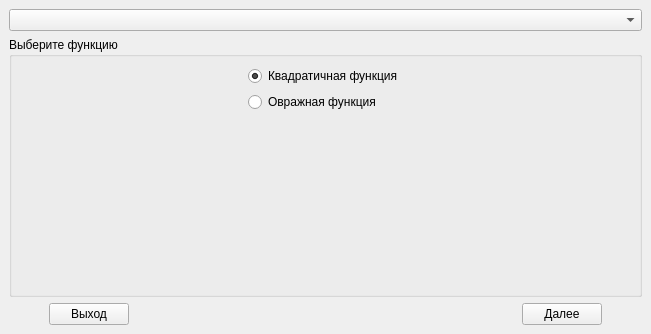
<?xml version="1.0" encoding="UTF-8"?>
<ui version="4.0">
 <class>Main</class>
 <widget class="QStackedWidget" name="Main">
  <property name="geometry">
   <rect>
    <x>0</x>
    <y>0</y>
    <width>651</width>
    <height>334</height>
   </rect>
  </property>
  <property name="windowTitle">
   <string>StackedWidget</string>
  </property>
  <property name="currentIndex">
   <number>0</number>
  </property>
  <widget class="QWidget" name="selectType">
   <layout class="QGridLayout" name="gridLayout_3">
    <item row="0" column="0">
     <layout class="QGridLayout" name="gridLayout_2">
      <item row="0" column="0">
       <widget class="QComboBox" name="choiceMethods"/>
      </item>
      <item row="2" column="0">
       <layout class="QHBoxLayout" name="horizontalLayout" stretch="0,0,1,0,0">
        <item>
         <spacer name="horizontalSpacer">
          <property name="orientation">
           <enum>Qt::Horizontal</enum>
          </property>
          <property name="sizeHint" stdset="0">
           <size>
            <width>40</width>
            <height>20</height>
           </size>
          </property>
         </spacer>
        </item>
        <item>
         <widget class="QPushButton" name="exit_button">
          <property name="text">
           <string>Выход</string>
          </property>
         </widget>
        </item>
        <item>
         <spacer name="horizontalSpacer_2">
          <property name="orientation">
           <enum>Qt::Horizontal</enum>
          </property>
          <property name="sizeHint" stdset="0">
           <size>
            <width>40</width>
            <height>20</height>
           </size>
          </property>
         </spacer>
        </item>
        <item>
         <widget class="QPushButton" name="next_button">
          <property name="text">
           <string>Далее</string>
          </property>
         </widget>
        </item>
        <item>
         <spacer name="horizontalSpacer_3">
          <property name="orientation">
           <enum>Qt::Horizontal</enum>
          </property>
          <property name="sizeHint" stdset="0">
           <size>
            <width>40</width>
            <height>20</height>
           </size>
          </property>
         </spacer>
        </item>
       </layout>
      </item>
      <item row="1" column="0">
       <widget class="QGroupBox" name="functions">
        <property name="title">
         <string>Выберите функцию</string>
        </property>
        <layout class="QGridLayout" name="gridLayout">
         <item row="0" column="0">
          <layout class="QVBoxLayout" name="verticalLayout_2">
           <item>
            <layout class="QHBoxLayout" name="horizontalLayout_2">
             <item>
              <spacer name="horizontalSpacer_4">
               <property name="orientation">
                <enum>Qt::Horizontal</enum>
               </property>
               <property name="sizeHint" stdset="0">
                <size>
                 <width>40</width>
                 <height>20</height>
                </size>
               </property>
              </spacer>
             </item>
             <item>
              <layout class="QVBoxLayout" name="verticalLayout">
               <item>
                <widget class="QRadioButton" name="quadFunction">
                 <property name="text">
                  <string>Квадратичная функция</string>
                 </property>
                 <property name="checked">
                  <bool>true</bool>
                 </property>
                </widget>
               </item>
               <item>
                <widget class="QRadioButton" name="ravinFunction">
                 <property name="text">
                  <string>Овражная функция</string>
                 </property>
                </widget>
               </item>
              </layout>
             </item>
             <item>
              <spacer name="horizontalSpacer_5">
               <property name="orientation">
                <enum>Qt::Horizontal</enum>
               </property>
               <property name="sizeHint" stdset="0">
                <size>
                 <width>40</width>
                 <height>20</height>
                </size>
               </property>
              </spacer>
             </item>
            </layout>
           </item>
           <item>
            <spacer name="verticalSpacer">
             <property name="orientation">
              <enum>Qt::Vertical</enum>
             </property>
             <property name="sizeHint" stdset="0">
              <size>
               <width>20</width>
               <height>40</height>
              </size>
             </property>
            </spacer>
           </item>
          </layout>
         </item>
        </layout>
       </widget>
      </item>
     </layout>
    </item>
   </layout>
  </widget>
  <widget class="QWidget" name="selectVar">
   <layout class="QGridLayout" name="gridLayout_6">
    <item row="0" column="0">
     <layout class="QGridLayout" name="gridLayout_4">
      <item row="0" column="0">
       <widget class="QComboBox" name="choiceMethods_2"/>
      </item>
      <item row="2" column="0">
       <layout class="QHBoxLayout" name="horizontalLayout_3" stretch="0,0,1,0,0">
        <item>
         <spacer name="horizontalSpacer_6">
          <property name="orientation">
           <enum>Qt::Horizontal</enum>
          </property>
          <property name="sizeHint" stdset="0">
           <size>
            <width>40</width>
            <height>20</height>
           </size>
          </property>
         </spacer>
        </item>
        <item>
         <widget class="QPushButton" name="exit_button_2">
          <property name="text">
           <string>Выход</string>
          </property>
         </widget>
        </item>
        <item>
         <spacer name="horizontalSpacer_7">
          <property name="orientation">
           <enum>Qt::Horizontal</enum>
          </property>
          <property name="sizeHint" stdset="0">
           <size>
            <width>40</width>
            <height>20</height>
           </size>
          </property>
         </spacer>
        </item>
        <item>
         <widget class="QPushButton" name="next_button_2">
          <property name="text">
           <string>Далее</string>
          </property>
         </widget>
        </item>
        <item>
         <spacer name="horizontalSpacer_8">
          <property name="orientation">
           <enum>Qt::Horizontal</enum>
          </property>
          <property name="sizeHint" stdset="0">
           <size>
            <width>40</width>
            <height>20</height>
           </size>
          </property>
         </spacer>
        </item>
       </layout>
      </item>
      <item row="1" column="0">
       <widget class="QGroupBox" name="functions_2">
        <property name="title">
         <string>Выберите функцию</string>
        </property>
        <layout class="QGridLayout" name="gridLayout_5">
         <item row="0" column="0">
          <layout class="QVBoxLayout" name="verticalLayout_3">
           <item>
            <layout class="QHBoxLayout" name="horizontalLayout_4">
             <item>
              <spacer name="horizontalSpacer_9">
               <property name="orientation">
                <enum>Qt::Horizontal</enum>
               </property>
               <property name="sizeHint" stdset="0">
                <size>
                 <width>40</width>
                 <height>20</height>
                </size>
               </property>
              </spacer>
             </item>
             <item>
              <layout class="QVBoxLayout" name="verticalLayout_4">
               <item>
                <widget class="QRadioButton" name="quadFunction_2">
                 <property name="text">
                  <string>Квадратичная функция</string>
                 </property>
                 <property name="checked">
                  <bool>true</bool>
                 </property>
                </widget>
               </item>
               <item>
                <widget class="QRadioButton" name="ravinFunction_2">
                 <property name="text">
                  <string>Овражная функция</string>
                 </property>
                </widget>
               </item>
              </layout>
             </item>
             <item>
              <spacer name="horizontalSpacer_10">
               <property name="orientation">
                <enum>Qt::Horizontal</enum>
               </property>
               <property name="sizeHint" stdset="0">
                <size>
                 <width>40</width>
                 <height>20</height>
                </size>
               </property>
              </spacer>
             </item>
            </layout>
           </item>
           <item>
            <spacer name="verticalSpacer_2">
             <property name="orientation">
              <enum>Qt::Vertical</enum>
             </property>
             <property name="sizeHint" stdset="0">
              <size>
               <width>20</width>
               <height>40</height>
              </size>
             </property>
            </spacer>
           </item>
          </layout>
         </item>
        </layout>
       </widget>
      </item>
     </layout>
    </item>
   </layout>
  </widget>
 </widget>
 <resources/>
 <connections>
  <connection>
   <sender>next_button</sender>
   <signal>clicked()</signal>
   <receiver>selectVar</receiver>
   <slot>setFocus()</slot>
   <hints>
    <hint type="sourcelabel">
     <x>560</x>
     <y>462</y>
    </hint>
    <hint type="destinationlabel">
     <x>327</x>
     <y>242</y>
    </hint>
   </hints>
  </connection>
 </connections>
</ui>
